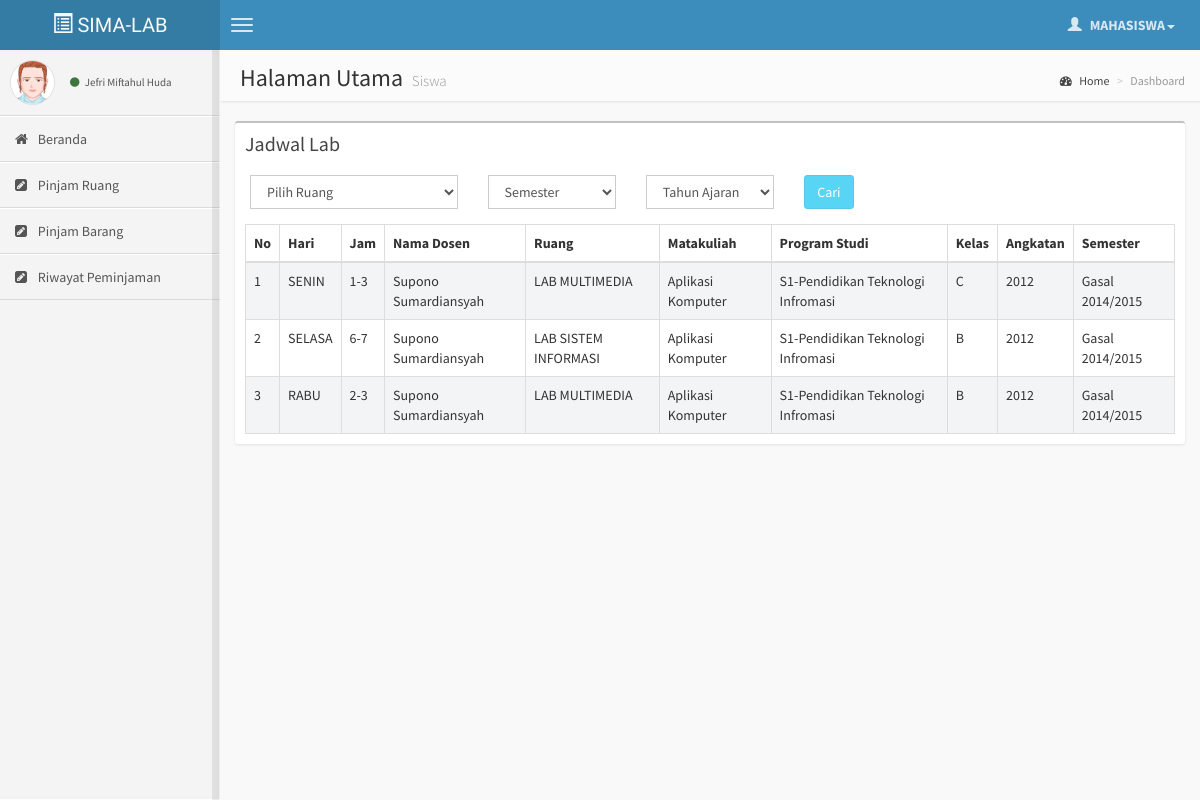
/ (signed in), run on the app's committed database.
### tables this page shows
CREATE TABLE IF NOT EXISTS `tbjadwal` (
  `id_jadwal` int(11) NOT NULL AUTO_INCREMENT,
  `id_dosen` int(11) NOT NULL,
  `id_matakuliah` int(11) NOT NULL,
  `id_ruang` int(11) NOT NULL,
  `id_rombel` int(11) NOT NULL,
  `jam_mulai` int(11) NOT NULL,
  `jam_selesai` int(11) NOT NULL,
  `id_hari` int(11) NOT NULL,
  `semester` varchar(10) NOT NULL,
  `tahun_ajaran` varchar(20) NOT NULL,
  PRIMARY KEY (`id_jadwal`)
);

CREATE TABLE IF NOT EXISTS `tbhari` (
  `id_hari` int(11) NOT NULL AUTO_INCREMENT,
  `nama_hari` varchar(10) NOT NULL,
  PRIMARY KEY (`id_hari`)
);

CREATE TABLE IF NOT EXISTS `tbdosen` (
  `id_dosen` int(11) NOT NULL AUTO_INCREMENT,
  `nip` varchar(20) NOT NULL,
  `nama` varchar(50) NOT NULL,
  PRIMARY KEY (`id_dosen`)
);

CREATE TABLE IF NOT EXISTS `tbruanglab` (
  `id_ruanglab` int(11) NOT NULL AUTO_INCREMENT,
  `kode_lab` varchar(20) NOT NULL,
  `nama_lab` varchar(50) NOT NULL,
  PRIMARY KEY (`id_ruanglab`)
);

CREATE TABLE IF NOT EXISTS `tbmatakuliah` (
  `id_matakuliah` int(11) NOT NULL AUTO_INCREMENT,
  `kode_matakuliah` varchar(20) DEFAULT NULL,
  `matakuliah` varchar(25) NOT NULL,
  PRIMARY KEY (`id_matakuliah`)
);

CREATE TABLE IF NOT EXISTS `tbprodi` (
  `id_prodi` int(11) NOT NULL AUTO_INCREMENT,
  `nama_prodi` varchar(50) NOT NULL,
  PRIMARY KEY (`id_prodi`)
);

CREATE TABLE IF NOT EXISTS `tbrombel` (
  `id_rombel` int(11) NOT NULL AUTO_INCREMENT,
  `prodi` int(11) NOT NULL,
  `angkatan` int(11) NOT NULL,
  `kelas` varchar(2) NOT NULL,
  PRIMARY KEY (`id_rombel`)
);

CREATE TABLE IF NOT EXISTS `tbtahunajaran` (
  `id_tahunajaran` int(11) NOT NULL AUTO_INCREMENT,
  `tahunajaran` varchar(20) NOT NULL,
  PRIMARY KEY (`id_tahunajaran`)
);

### siswa/depan.php (the view, shortened to what this page needs)
<?php
if(isset($_GET['filter'])){
	$thn = $_GET['tahunajaran'];
	$sem = $_GET['semester'];
	$ruang = $_GET['ruang'];
	$quesub = "WHERE r.id_ruanglab='$_GET[ruang]'
	and j.semester='$_GET[semester]'
	and j.tahun_ajaran='$_GET[tahunajaran]'";
} else {
	$quesub='';
}
$quebarang=mysql_query("SELECT j.*,d.nip,d.nama,m.matakuliah,r.kode_lab,r.nama_lab,pro.nama_prodi,rm.kelas,rm.angkatan,th.tahunajaran,h.nama_hari FROM tbjadwal j
	LEFT JOIN tbdosen d on j.id_dosen=d.id_dosen
	LEFT JOIN tbruanglab r on j.id_ruang=r.id_ruanglab
	LEFT JOIN tbmatakuliah m on j.id_matakuliah=m.id_matakuliah
	LEFT JOIN tbrombel rm on j.id_rombel=rm.id_rombel
	LEFT JOIN tbprodi pro on rm.prodi=pro.id_prodi
	LEFT JOIN tbtahunajaran th on j.tahun_ajaran=th.id_tahunajaran
	LEFT JOIN tbhari h on j.id_hari=h.id_hari
	$quesub
	ORDER BY h.id_hari ASC");
?>
<section class="content">
	<div class="row">
		<div class="col-md-12">
			<div class="box">
				<div class="box-header">
					<h3 class="box-title">Jadwal Lab</h3>
				</div>
				<div class="col-md-3">
					<div class="form-group">
						<select id="ruang" class="form-control">
							<option value="">Pilih Ruang</option>
							</select>
						</div>
					</div>
					<div class="col-md-2">
						<div class="form-group">
							<select id="semester" class="form-control">
								<option value="">Semester</option>
							</select>
						</div>
					</div>
					<div class="col-md-2">
						<div class="form-group">
							<select id="tahunajaran" class="form-control">
								<option value="">Tahun Ajaran</option>
							</select>
						</div>
					</div>
					<div class="col-md-2">
						<div class="form-group">
							<button id="carijadwal" class="btn btn-info disabled">Cari</button>
						</div>
					</div>
					<div class="box-body table-responsive">
						<table id="" class="table table-bordered table-striped">
							<thead>
								<tr>
									<th>No</th>
									<th>Hari</th>
									<th>Jam</th>
									<th>Nama Dosen</th>
									<th>Ruang</th>
									<th>Matakuliah</th>
									<th>Program Studi</th>
									<th>Kelas</th>
									<th>Angkatan</th>
									<th>Semester</th>
								</tr>
							</thead>
							<tbody>
								<?php $n=1; while($d=mysql_fetch_array($quebarang)) {
									?>
									<tr>
										<td><?=$n?></td>
										<td><?=$d['nama_hari']?></td>
										<td><?=$d['jam_mulai']?>-<?=$d['jam_selesai']?></td>
										<td><?=$d['nama']?></td>
										<td><?=$d['nama_lab']?></td>
										<td><?=$d['matakuliah']?></td>
										<td><?=$d['nama_prodi']?></td>
										<td><?=$d['kelas']?></td>
										<td><?=$d['angkatan']?></td>
										<td><?=$d['semester']?> <?=$d['tahunajaran']?></td>
									</tr>
									<?php $n++;} ?>
								</tbody>
							</table>
						</div>
					</div>
				</div>
			</div>
		</section>

### data on the page
tbjadwal: id_hari.nama_hari "SENIN", jam_mulai "1", jam_selesai "3", id_dosen.nama "Supono Sumardiansyah", tbruanglab.nama_lab "LAB MULTIMEDIA", id_matakuliah.matakuliah "Aplikasi Komputer", tbprodi.nama_prodi "S1-Pendidikan Teknologi Infromasi", id_rombel.kelas "C", id_rombel.angkatan "2012", semester "Gasal", tbtahunajaran.tahunajaran "2014/2015"
tbjadwal: id_hari.nama_hari "SELASA", jam_mulai "6", jam_selesai "7", id_dosen.nama "Supono Sumardiansyah", tbruanglab.nama_lab "LAB SISTEM INFORMASI", id_matakuliah.matakuliah "Aplikasi Komputer", tbprodi.nama_prodi "S1-Pendidikan Teknologi Infromasi", id_rombel.kelas "B", id_rombel.angkatan "2012", semester "Gasal", tbtahunajaran.tahunajaran "2014/2015"
tbjadwal: id_hari.nama_hari "RABU", jam_mulai "2", jam_selesai "3", id_dosen.nama "Supono Sumardiansyah", tbruanglab.nama_lab "LAB MULTIMEDIA", id_matakuliah.matakuliah "Aplikasi Komputer", tbprodi.nama_prodi "S1-Pendidikan Teknologi Infromasi", id_rombel.kelas "B", id_rombel.angkatan "2012", semester "Gasal", tbtahunajaran.tahunajaran "2014/2015"

### other printed values
$_SESSION['nama_mahasiswa'] "Jefri Miftahul Huda"
